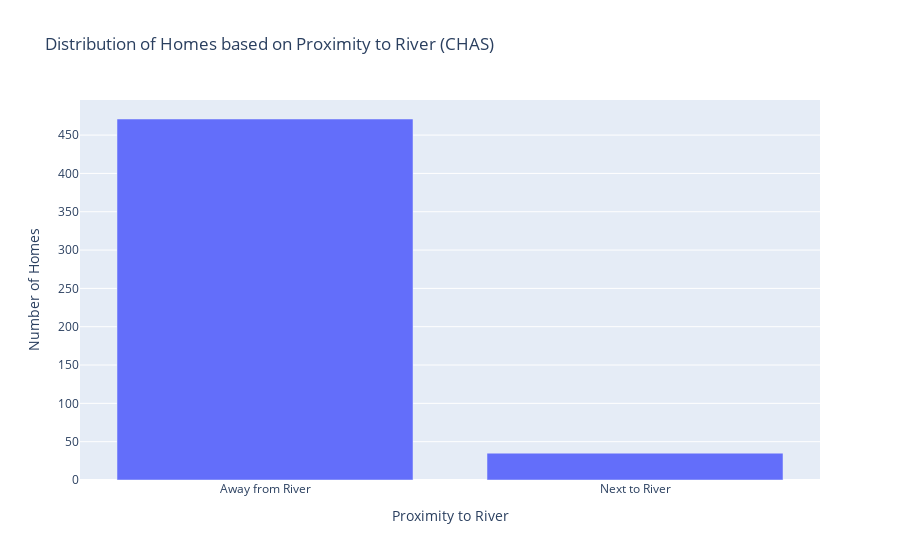

Notebook code cell kept with this figure:
### Markdown cell above
#### Next to the River? ⛵️

**Challenge**

Create a bar chart with plotly for CHAS to show many more homes are away from the river versus next to it. The bar chart should look something like this:

<img src=https://i.imgur.com/AHwoQ6l.png height=350>

You can make your life easier by providing a list of values for the x-axis (e.g., `x=['No', 'Yes']`)

### Code cell
import plotly.graph_objects as go

labels = ['Away from River', 'Next to River']
values = [data.CHAS[data.CHAS == 0].count(),data.CHAS[data.CHAS == 1].count()]
print(values)

# Create the bar chart
fig = go.Figure(data=go.Bar(x=labels, y=values))
# Set the title and axis labels
fig.update_layout(
    title="Distribution of Homes based on Proximity to River (CHAS)",
    xaxis_title="Proximity to River",
    yaxis_title="Number of Homes"
)

# Display the chart
fig.show()

### Figure 1 — Plotly figure (JSON) as saved in the notebook; plotly's stock layout.template omitted (floating-point values rounded to 4 significant figures)
{"data": [{"type": "bar", "x": ["Away from River", "Next to River"], "y": [471, 35]}], "layout": {"title": {"text": "Distribution of Homes based on Proximity to River (CHAS)"}, "xaxis": {"title": {"text": "Proximity to River"}}, "yaxis": {"title": {"text": "Number of Homes"}}}}
